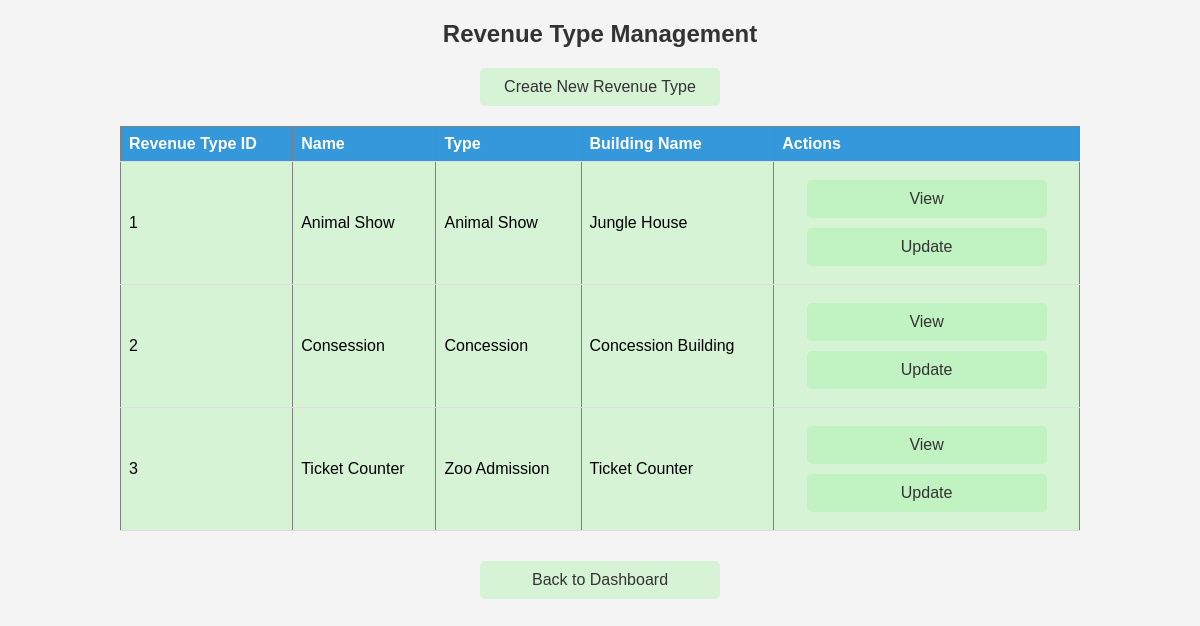
The page /revenuesTypes/revenue_types.php on the database its author committed.
### tables this page shows
CREATE TABLE IF NOT EXISTS `revenuetype` (
  `ID` int(11) NOT NULL AUTO_INCREMENT,
  `BuildingID` int(11) DEFAULT NULL,
  `Name` varchar(255) NOT NULL,
  `Type` varchar(255) NOT NULL,
  PRIMARY KEY (`ID`),
  KEY `BuildingID` (`BuildingID`),
  CONSTRAINT `revenuetype_ibfk_1` FOREIGN KEY (`BuildingID`) REFERENCES `building` (`ID`)
);

CREATE TABLE IF NOT EXISTS `building` (
  `ID` int(11) NOT NULL AUTO_INCREMENT,
  `Name` varchar(255) NOT NULL,
  `Type` varchar(255) NOT NULL,
  PRIMARY KEY (`ID`)
);

### revenuesTypes/revenue_types.php (the view, shortened to what this page needs)
<?php
include '../includes/db_connection.php';
$sql = "SELECT RevenueType.ID, RevenueType.Name, RevenueType.Type, Building.Name AS BuildingName
        FROM RevenueType
        LEFT JOIN Building ON RevenueType.BuildingID = Building.ID";
$result = $conn->query($sql);
?>
<!DOCTYPE html>
<html lang="en">
<head>
</head>
<body>
    <h2>Revenue Type Management</h2>
    <a href="create_revenue_type.php">Create New Revenue Type</a>
    <table border="1">
        <tr>
            <th>Revenue Type ID</th>
            <th>Name</th>
            <th>Type</th>
            <th>Building Name</th>
            <th>Actions</th>
        </tr>
        <?php while ($row = $result->fetch_assoc()) : ?>
            <tr>
                <td><?php echo $row['ID']; ?></td>
                <td><?php echo isset($row['Name']) ? $row['Name'] : 'N/A'; ?></td>
                <td><?php echo isset($row['Type']) ? $row['Type'] : 'N/A'; ?></td>
                <td><?php echo isset($row['BuildingName']) ? $row['BuildingName'] : 'N/A'; ?></td>
                <td>
                    <a href="view_revenue_type.php?id=<?php echo $row['ID']; ?>">View</a>
                    <a href="update_revenue_type.php?id=<?php echo $row['ID']; ?>">Update</a>
                </td>
            </tr>
        <?php endwhile; ?>
    </table>
    <a href = "../dashboard.php">Back to Dashboard</a>
</body>
</html>

### revenuesTypes/revenue_types.php (style rules this page uses)
body { font-family: Arial, sans-serif; background-color: #f4f4f4; margin: 0; padding: 0; }
h2 { text-align: center; color: #333; }
a { display: block; width: 200px; margin: 10px auto; padding: 10px 20px; background-color: rgba(144, 238, 144, 0.3); color: #333; text-decoration: none; border-radius: 5px; text-align: center; }
table { width: 80%; margin: 20px auto; border-collapse: collapse; margin-bottom: 30px; background-color: rgba(144, 238, 144, 0.3); }
th, td { padding: 8px; text-align: left; border-bottom: 1px solid #ddd; }
th { background-color: #3498db; color: white; }

### rows shown on the page
revenuetype: ID "1", Name "Animal Show", Type "Animal Show", BuildingID.Name "Jungle House"
revenuetype: ID "2", Name "Consession", Type "Concession", BuildingID.Name "Concession Building"
revenuetype: ID "3", Name "Ticket Counter", Type "Zoo Admission", BuildingID.Name "Ticket Counter"
